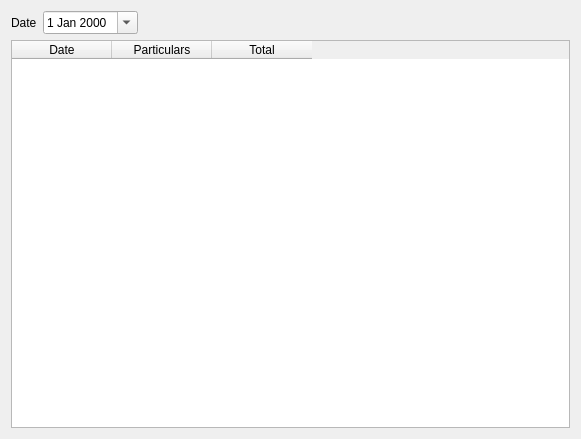
<?xml version="1.0" encoding="UTF-8"?>
<ui version="4.0">
 <class>Dailysales</class>
 <widget class="QWidget" name="Dailysales">
  <property name="geometry">
   <rect>
    <x>0</x>
    <y>0</y>
    <width>581</width>
    <height>439</height>
   </rect>
  </property>
  <property name="windowTitle">
   <string>Form</string>
  </property>
  <layout class="QGridLayout" name="gridLayout_2">
   <item row="0" column="0">
    <layout class="QGridLayout" name="gridLayout">
     <item row="0" column="0">
      <widget class="QLabel" name="label">
       <property name="text">
        <string>Date</string>
       </property>
      </widget>
     </item>
     <item row="0" column="1">
      <widget class="QDateEdit" name="dateEdit">
       <property name="calendarPopup">
        <bool>true</bool>
       </property>
      </widget>
     </item>
     <item row="0" column="2">
      <spacer name="horizontalSpacer">
       <property name="orientation">
        <enum>Qt::Horizontal</enum>
       </property>
       <property name="sizeHint" stdset="0">
        <size>
         <width>318</width>
         <height>20</height>
        </size>
       </property>
      </spacer>
     </item>
     <item row="1" column="0" colspan="3">
      <widget class="QTableWidget" name="tableWidget">
       <column>
        <property name="text">
         <string>Date</string>
        </property>
       </column>
       <column>
        <property name="text">
         <string>Particulars</string>
        </property>
       </column>
       <column>
        <property name="text">
         <string>Total</string>
        </property>
       </column>
      </widget>
     </item>
    </layout>
   </item>
  </layout>
 </widget>
 <resources/>
 <connections/>
</ui>
